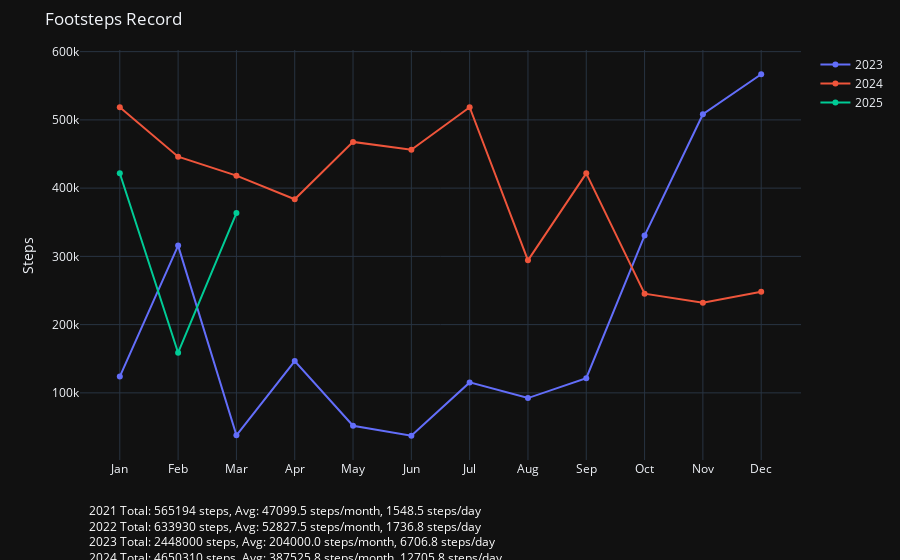

The notebook cell this image was saved under:
### Markdown cell above
### Steps Tracker

### Code cell
import plotly.graph_objs as go

x = ['Jan', 'Feb', 'Mar', 'Apr', 'May', 'Jun',
     'Jul', 'Aug', 'Sep', 'Oct', 'Nov', 'Dec']

y2017 = [None, 0, 0, 0, None, None,
         None, None, 0, 0, 0, 37345]
y2018 = [193551, 204407, 268522, 0, 0,
         0, 0, None, None, None, None, None]
y2020 = [None, None, None, None, None, None,
         None, None, 34145, 19265, 60831, 86021]
y2021 = [91506, 99418, 77419, 63357, 37328, 14389,
         23352, 18189, 19706, 23994, 47694, 48842]
y2022 = [31387, 25289, 42968, 23427, 15001, 18343,
         21577, 23111, 25447, 61596, 199024, 146760]
y2023 = [123830, 315780, 37861, 146627, 51878, 37164,
         115345, 92361, 121598, 330430, 508260, 566866]
y2024 = [518578, 446091, 418255, 383654, 467748, 456237,
         518531, 294184, 421650, 245350, 231934, 248098]
y2025 = [421815, 158865, 363395, None, None, None,
         None, None, None, None, None, None]

fig = go.Figure()
# fig.add_trace(go.Scatter(x=x, y=y2017, mode='lines+markers', name='2017'))
# fig.add_trace(go.Scatter(x=x, y=y2018, mode='lines+markers', name='2018'))
# fig.add_trace(go.Scatter(x=x, y=y2020, mode='lines+markers', name='2020'))
# fig.add_trace(go.Scatter(x=x, y=y2021, mode='lines+markers', name='2021'))
# fig.add_trace(go.Scatter(x=x, y=y2022, mode='lines+markers', name='2022'))
fig.add_trace(go.Scatter(x=x, y=y2023, mode='lines+markers', name='2023'))
fig.add_trace(go.Scatter(x=x, y=y2024, mode='lines+markers', name='2024'))
fig.add_trace(go.Scatter(x=x, y=y2025, mode='lines+markers', name='2025'))


stats = [
    {
        "year": 2021,
        "data": y2021,
        "days_in_year": 365,
    },
    {
        "year": 2022,
        "data": y2022,
        "days_in_year": 365,
    },
    {
        "year": 2023,
        "data": y2023,
        "days_in_year": 365,
    },
    {
        "year": 2024,
        "data": y2024,
        "days_in_year": 366,
    },
    {
        "year": 2025,
        "data": y2025,
        "days_in_year": 365,
    },
]

annotations = []

for stat in stats:
    total = sum(filter(None, stat["data"]))
    avg_month = round(total / 12, 1)
    avg_day = round(total / stat["days_in_year"], 1)
    annotations.append(
        f"{stat['year']} Total: {total} steps, Avg: {avg_month} steps/month, {avg_day} steps/day"
    )

fig.add_annotation(
    text="<br>".join(annotations),
    xref="paper", yref="paper",
    x=0.01, y=-0.3,
    showarrow=False,
    font=dict(size=12, color="white"),
    align="left"
)

fig.update_layout(title='Footsteps Record', yaxis_title='Steps',
                  template='plotly_dark', margin=dict(t=50, b=100))

fig.show()

### Figure 1 — Plotly figure (JSON) as saved in the notebook; plotly's stock layout.template omitted (floating-point values rounded to 4 significant figures)
{"data": [{"mode": "lines+markers", "name": "2023", "type": "scatter", "x": ["Jan", "Feb", "Mar", "Apr", "May", "Jun", "Jul", "Aug", "Sep", "Oct", "Nov", "Dec"], "y": [123830, 315780, 37861, 146627, 51878, 37164, 115345, 92361, 121598, 330430, 508260, 566866]}, {"mode": "lines+markers", "name": "2024", "type": "scatter", "x": ["Jan", "Feb", "Mar", "Apr", "May", "Jun", "Jul", "Aug", "Sep", "Oct", "Nov", "Dec"], "y": [518578, 446091, 418255, 383654, 467748, 456237, 518531, 294184, 421650, 245350, 231934, 248098]}, {"mode": "lines+markers", "name": "2025", "type": "scatter", "x": ["Jan", "Feb", "Mar", "Apr", "May", "Jun", "Jul", "Aug", "Sep", "Oct", "Nov", "Dec"], "y": [421815, 158865, 363395, null, null, null, null, null, null, null, null, null]}], "layout": {"annotations": [{"align": "left", "font": {"color": "white", "size": 12}, "showarrow": false, "text": "2021 Total: 565194 steps, Avg: 47099.5 steps/month, 1548.5 steps/day<br>2022 Total: 633930 steps, Avg: 52827.5 steps/month, 1736.8 steps/day<br>2023 Total: 2448000 steps, Avg: 204000.0 steps/month, 6706.8 steps/day<br>2024 Total: 4650310 steps, Avg: 387525.8 steps/month, 12705.8 steps/day<br>2025 Total: 944075 steps, Avg: 78672.9 steps/month, 2586.5 steps/day", "x": 0.01, "xref": "paper", "y": -0.3, "yref": "paper"}], "margin": {"b": 100, "t": 50}, "title": {"text": "Footsteps Record"}, "yaxis": {"title": {"text": "Steps"}}}}
